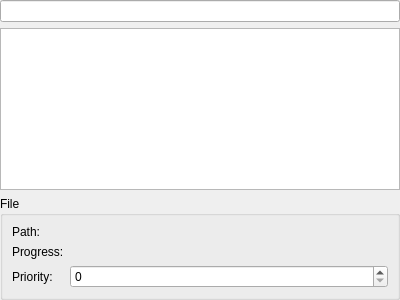
<?xml version="1.0" encoding="UTF-8"?>
<ui version="4.0">
 <class>TorrentTabFilesWidget</class>
 <widget class="QWidget" name="TorrentTabFilesWidget">
  <property name="geometry">
   <rect>
    <x>0</x>
    <y>0</y>
    <width>400</width>
    <height>300</height>
   </rect>
  </property>
  <property name="windowTitle">
   <string/>
  </property>
  <layout class="QVBoxLayout" name="verticalLayout">
   <property name="margin">
    <number>0</number>
   </property>
   <item>
    <widget class="QLineEdit" name="SearchLine_"/>
   </item>
   <item>
    <widget class="QTreeView" name="FilesView_">
     <property name="contextMenuPolicy">
      <enum>Qt::CustomContextMenu</enum>
     </property>
     <property name="selectionMode">
      <enum>QAbstractItemView::ExtendedSelection</enum>
     </property>
     <property name="sortingEnabled">
      <bool>true</bool>
     </property>
    </widget>
   </item>
   <item>
    <widget class="QGroupBox" name="FileBox_">
     <property name="title">
      <string>File</string>
     </property>
     <layout class="QFormLayout" name="formLayout_11">
      <property name="fieldGrowthPolicy">
       <enum>QFormLayout::AllNonFixedFieldsGrow</enum>
      </property>
      <item row="0" column="0">
       <widget class="QLabel" name="label_98">
        <property name="text">
         <string>Path:</string>
        </property>
       </widget>
      </item>
      <item row="0" column="1">
       <widget class="QLabel" name="FilePath_">
        <property name="text">
         <string notr="true"/>
        </property>
       </widget>
      </item>
      <item row="1" column="0">
       <widget class="QLabel" name="label_103">
        <property name="text">
         <string>Progress:</string>
        </property>
       </widget>
      </item>
      <item row="1" column="1">
       <widget class="QLabel" name="FileProgress_">
        <property name="text">
         <string notr="true"/>
        </property>
       </widget>
      </item>
      <item row="2" column="0">
       <widget class="QLabel" name="label_104">
        <property name="text">
         <string>Priority:</string>
        </property>
       </widget>
      </item>
      <item row="2" column="1">
       <widget class="QSpinBox" name="FilePriorityRegulator_">
        <property name="maximum">
         <number>7</number>
        </property>
       </widget>
      </item>
     </layout>
    </widget>
   </item>
  </layout>
 </widget>
 <resources/>
 <connections/>
</ui>
